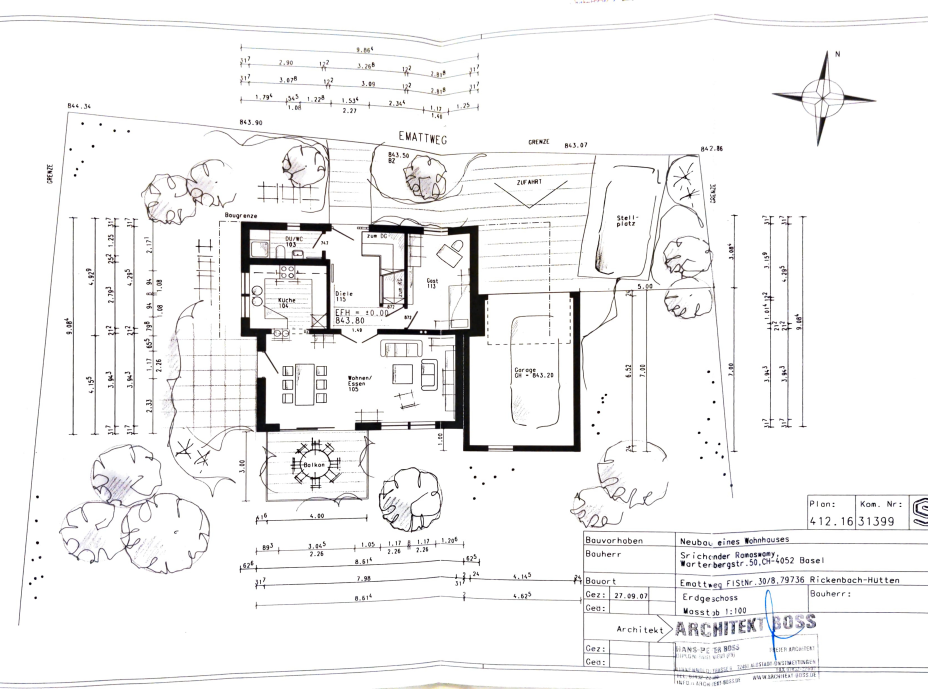
#> input picture data/dataset/house-22/house-22-floorplan-eg.jpg, 4636 x 3445 px, found by its file name (shown at 1/5 size)
$ python dump_close_mask.py
#> lines starting #> are read from the running program, lines starting #| are printed output that depends on the picture; after the words box and inside, x2 and y2 are one past the last pixel; in counts of white or black regions, pixels touching at a corner belong together
### api/corner_detect.py
"""Wall corner / junction detection helper (classic CV positional prior).

Per project rules, classic CV is allowed ONLY as a positional prior /
cross-check that proposes candidate coordinates; the vision-LLM agent
remains the authoritative judge of which candidates are real walls and
how to connect them.

The core idea: hand-drawn floorplans have THICK wall strokes (~10-18px)
and THIN annotation lines (~1-3px: dimensions, furniture, hatching).
A morphological OPEN with a kernel sized ~min_wall_px erases the thin
lines while preserving thick walls. Polygon-approximated contour
vertices of the surviving wall mask are returned as candidate corners,
in FULL-image source-pixel coordinates.
"""
from __future__ import annotations

from typing import Optional

import numpy as np
from PIL import Image

try:
    import cv2
except Exception as exc:  # pragma: no cover - hard dependency
    raise RuntimeError("corner_detect requires opencv (cv2)") from exc


def _to_gray_array(image: Image.Image, region) -> tuple[np.ndarray, int, int]:
    """Return (grayscale uint8 array, offset_x, offset_y) for the working area.

    Works at native resolution within the region (no downscale) so corner
    coordinates stay pixel-accurate.
    """
    if region is not None:
        x0, y0, x1, y1 = region
        x0, x1 = sorted((int(x0), int(x1)))
        y0, y1 = sorted((int(y0), int(y1)))
        x0 = max(0, x0)
        y0 = max(0, y0)
        x1 = min(image.width, x1)
        y1 = min(image.height, y1)
        crop = image.crop((x0, y0, x1, y1))
        ox, oy = x0, y0
    else:
        crop = image
        ox, oy = 0, 0
    gray = np.asarray(crop.convert("L"), dtype=np.uint8)
    return gray, ox, oy


# [264 lines left out: functions _wall_mask, _cluster_points, detect_wall_outline, detect_wall_corners, check_corner, not called in this run]

### scripts/dump_close_mask.py
"""Render the wall-ink mask with/without CLOSE so a human/vision-LLM can
verify the CLOSE reconstructs walls (not merges furniture/rooms).
Writes /tmp/mask_close0.png and /tmp/mask_close41.png. Pure.
"""
import cv2
import numpy as np
from PIL import Image
from api.corner_detect import _to_gray_array


def mask(gray, min_wall_px, close_k):
    _, binary = cv2.threshold(gray, 0, 255, cv2.THRESH_BINARY_INV + cv2.THRESH_OTSU)
    k = max(3, min_wall_px)
    ink = cv2.morphologyEx(binary, cv2.MORPH_OPEN,
                           cv2.getStructuringElement(cv2.MORPH_ELLIPSE, (k, k)))
    if close_k > 0:
        ink = cv2.morphologyEx(ink, cv2.MORPH_CLOSE,
                               cv2.getStructuringElement(cv2.MORPH_ELLIPSE, (close_k, close_k)))
    return ink


def main():
    img = Image.open("data/dataset/house-22/house-22-floorplan-eg.jpg").convert("RGB")
#> img is the input picture: PIL image 4636x3445 RGB; mean R, G, B 243.2, 242.8, 242.8
    gray, _, _ = _to_gray_array(img, None)
    for ck in [0, 41]:
        m = mask(gray, 8, ck)
        # downscale for quick viewing
        small = Image.fromarray(m).resize((1100, int(1100 * m.shape[0] / m.shape[1])))
        small.save(f"/tmp/mask_close{ck}.png")
#> this loop made 2 passes
#> pass 1, in mask, `_, binary = cv2.threshold(gray, 0, 255, cv2.THRESH_BINARY_INV + cv2.TH..`:
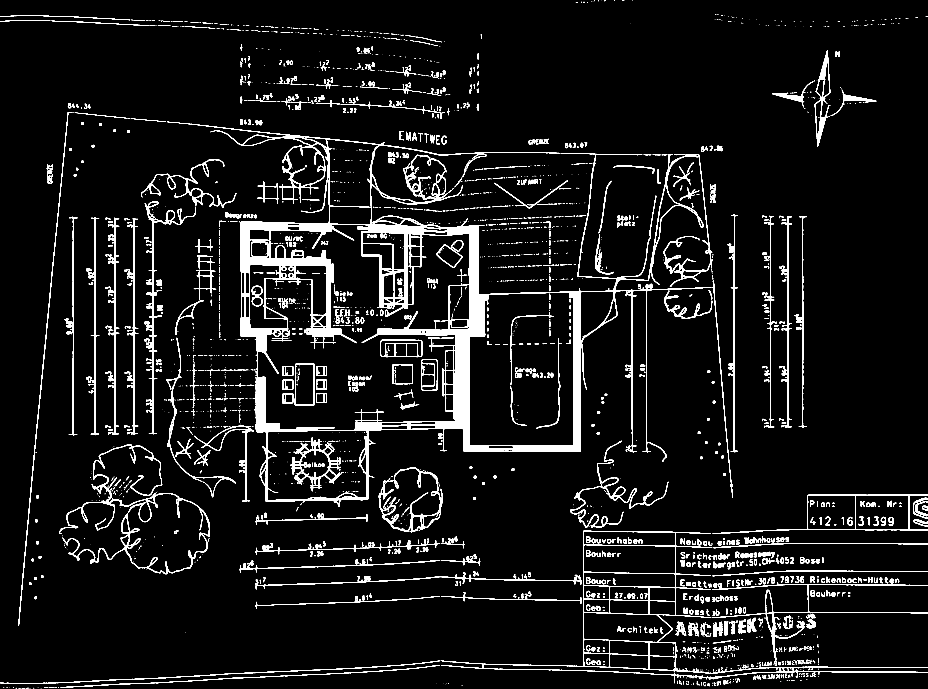
#> binary: shape (3445, 4636) (shown at 1/5 size); 5.4% white; 3289 white regions (1870 under 20 px), largest, box (x1, y1, x2, y2) and area: (835, 609, 3562, 2535) 365643, (2203, 2654, 4636, 3414) 33659, (295, 2222, 1049, 2871) 24772
#> pass 1, in mask, `ink = cv2.morphologyEx(binary, cv2.MORPH_OPEN, cv2.getStructuringEleme..`:
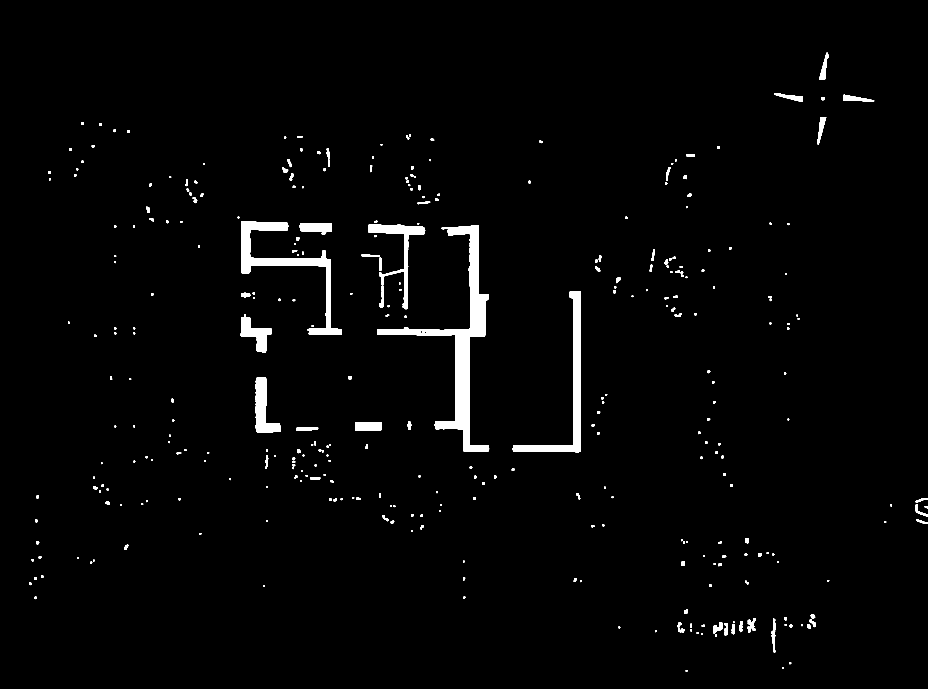
#> ink: shape (3445, 4636) (shown at 1/5 size); 1.9% white; 355 white regions, largest, box (x1, y1, x2, y2) and area: (2173, 1127, 2446, 2259) 84897, (1205, 1107, 1709, 1674) 46194, (2561, 1456, 2905, 2261) 38468
#> pass 1, in main, `small = Image.fromarray(m).resize((1100, int(1100 * m.shape[0] / m.sha..`:
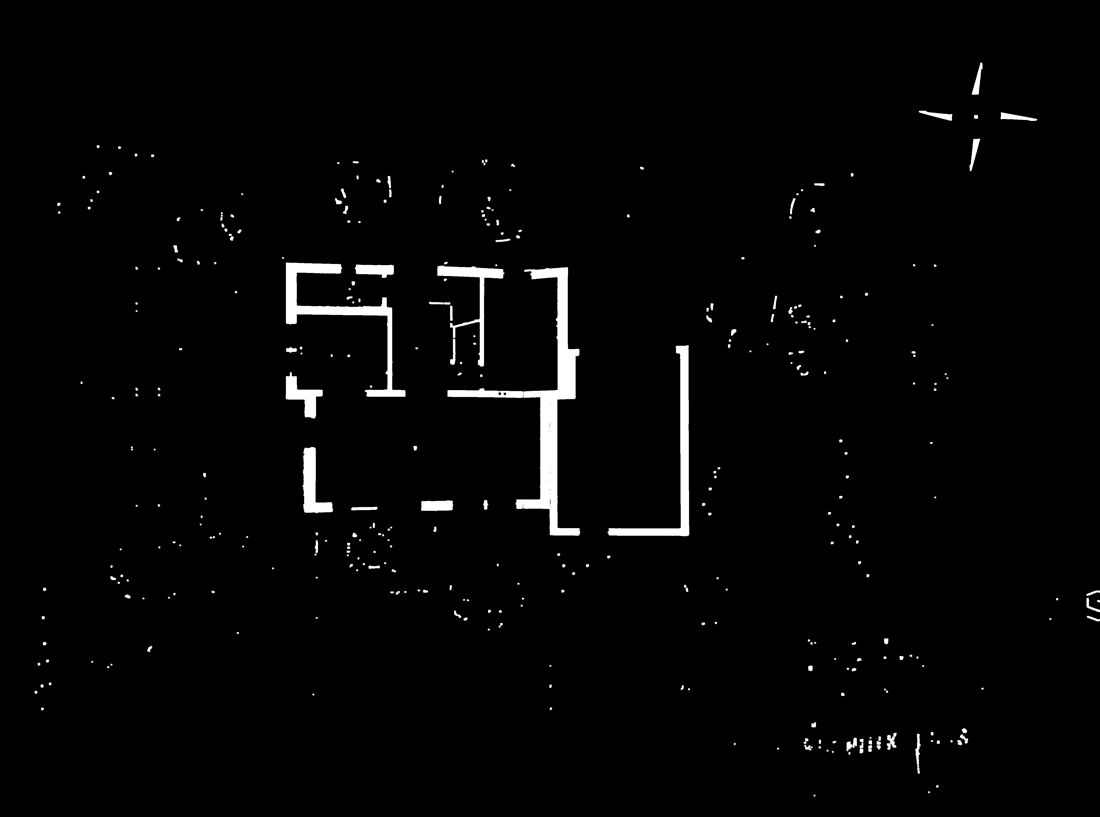
#> small: PIL image 1100x817 L; min 0, max 255, mean 4.9
#> pass 2, in mask (call 2), `ink = cv2.morphologyEx(ink, cv2.MORPH_CLOSE, cv2.getStructuringElement..`:
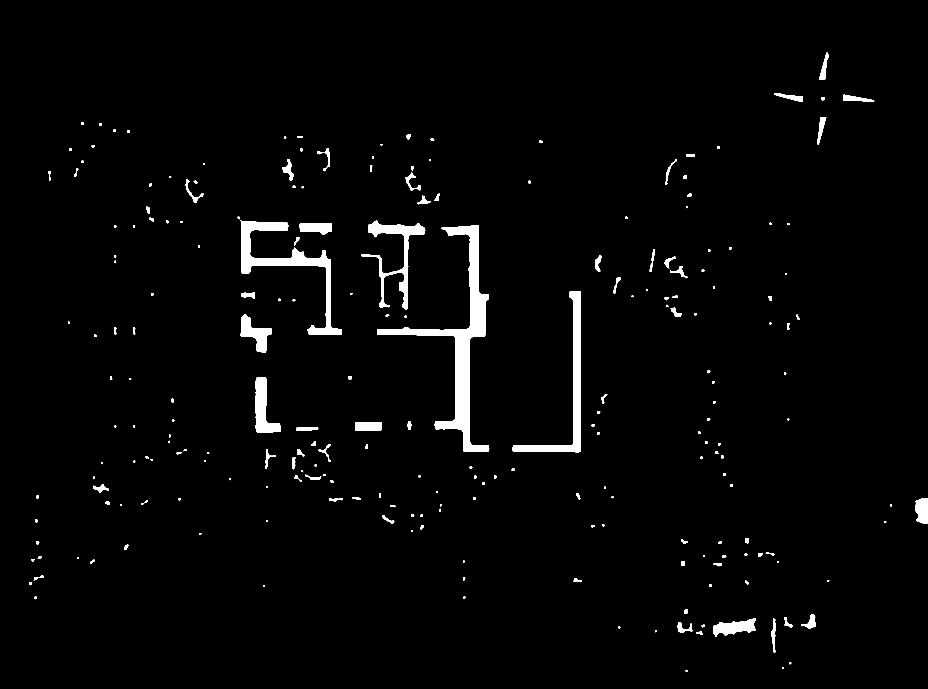
#> ink: shape (3445, 4636) (shown at 1/5 size); 2.1% white; 229 white regions (1 under 20 px), largest, box (x1, y1, x2, y2) and area: (1886, 1127, 2446, 2259) 95437, (1202, 1100, 1709, 1674) 49708, (2561, 1456, 2905, 2261) 38638


if __name__ == "__main__":
    main()

$ run again, with data/dataset/house-22/house-22-ansicht-nord.jpg copied over data/dataset/house-22/house-22-floorplan-eg.jpg
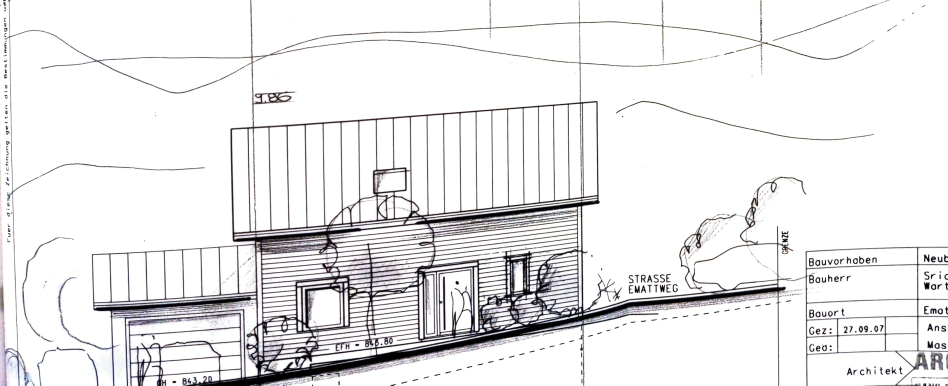
#> input picture data/dataset/house-22/house-22-ansicht-nord.jpg, 1896 x 771 px, found by its file name (shown at 1/2 size)
#> in main, img is the input picture: PIL image 1896x771 RGB; mean R, G, B 234.1, 233.4, 234.3
#> the loop in main, `for ck in [0, 41]:` made 2 passes
#> pass 1, in mask, `_, binary = cv2.threshold(gray, 0, 255, cv2.THRESH_BINARY_INV + cv2.TH..`:
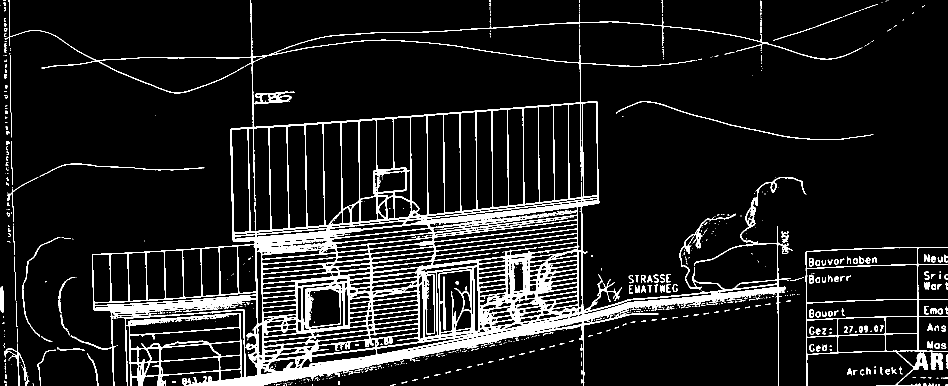
#> binary: shape (771, 1896) (shown at 1/2 size); 10% white; 765 white regions (580 under 20 px), largest, box (x1, y1, x2, y2) and area: (9, 0, 1725, 771) 123840, (1610, 494, 1896, 771) 4826, (1232, 202, 1747, 280) 900
#> pass 2, in mask (call 2), `ink = cv2.morphologyEx(ink, cv2.MORPH_CLOSE, cv2.getStructuringElement..`:
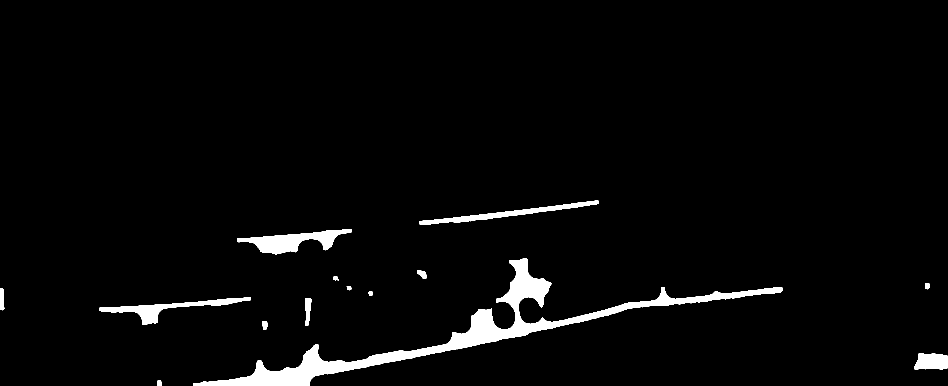
#> ink: shape (771, 1896) (shown at 1/2 size); 3.1% white; 14 white regions, largest, box (x1, y1, x2, y2) and area: (386, 516, 1566, 771) 29677, (474, 458, 704, 509) 4980, (199, 594, 502, 650) 3867

$ run again, with data/dataset/house-22/house-22-ansicht-ost.jpg copied over data/dataset/house-22/house-22-floorplan-eg.jpg
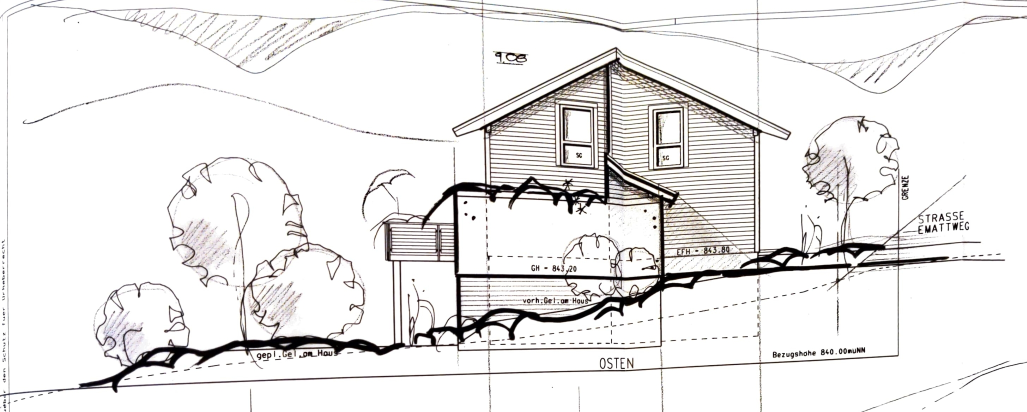
#> input picture data/dataset/house-22/house-22-ansicht-ost.jpg, 2053 x 824 px, found by its file name (shown at 1/2 size)
#> in main, img is the input picture: PIL image 2053x824 RGB; mean R, G, B 235.1, 233.9, 233.5
#> the loop in main, `for ck in [0, 41]:` made 2 passes
#> pass 1, in mask, `_, binary = cv2.threshold(gray, 0, 255, cv2.THRESH_BINARY_INV + cv2.TH..`:
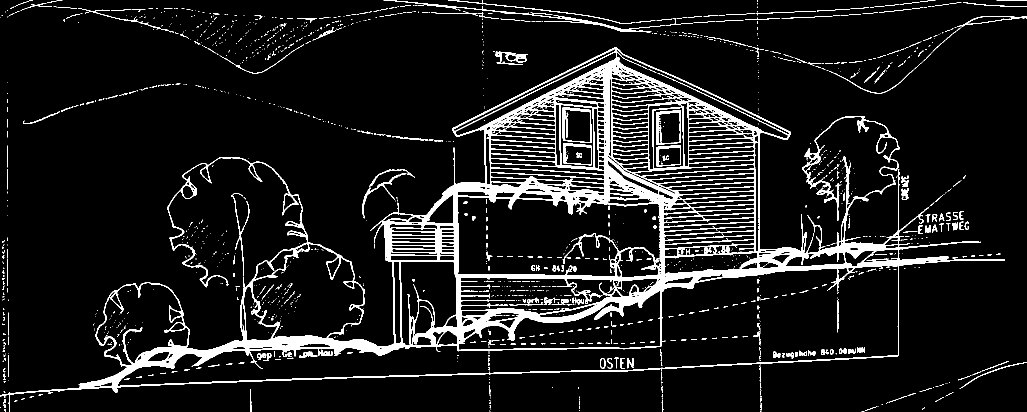
#> binary: shape (824, 2053) (shown at 1/2 size); 9% white; 1665 white regions (1407 under 20 px), largest, box (x1, y1, x2, y2) and area: (0, 94, 2010, 824) 125263, (767, 0, 1331, 64) 1621, (1125, 214, 1183, 286) 961
#> pass 2, in mask (call 2), `ink = cv2.morphologyEx(ink, cv2.MORPH_CLOSE, cv2.getStructuringElement..`:
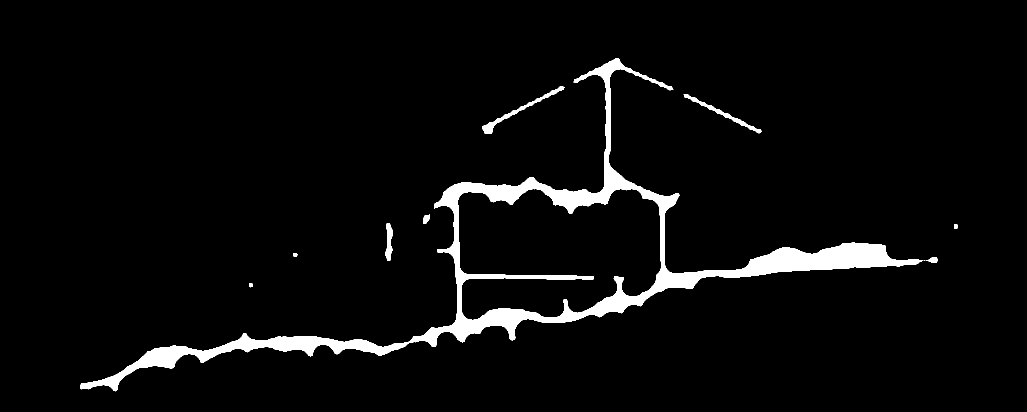
#> ink: shape (824, 2053) (shown at 1/2 size); 4.1% white; 10 white regions (1 under 20 px), largest, box (x1, y1, x2, y2) and area: (160, 116, 1847, 783) 66179, (965, 173, 1129, 268) 1463, (1367, 188, 1523, 267) 1166

$ run again, with data/dataset/house-22/house-22-ansicht-sued.jpg copied over data/dataset/house-22/house-22-floorplan-eg.jpg
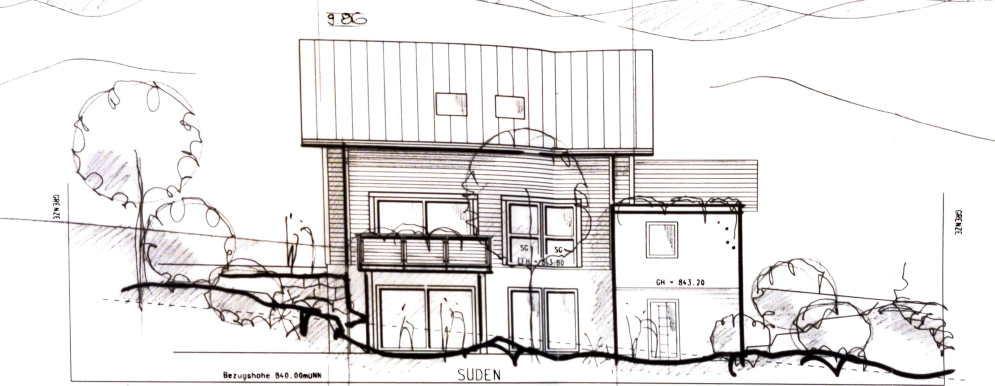
#> input picture data/dataset/house-22/house-22-ansicht-sued.jpg, 1990 x 772 px, found by its file name (shown at 1/2 size)
#> in main, img is the input picture: PIL image 1990x772 RGB; mean R, G, B 232.1, 229.8, 229.6
#> the loop in main, `for ck in [0, 41]:` made 2 passes
#> pass 1, in mask, `_, binary = cv2.threshold(gray, 0, 255, cv2.THRESH_BINARY_INV + cv2.TH..`:
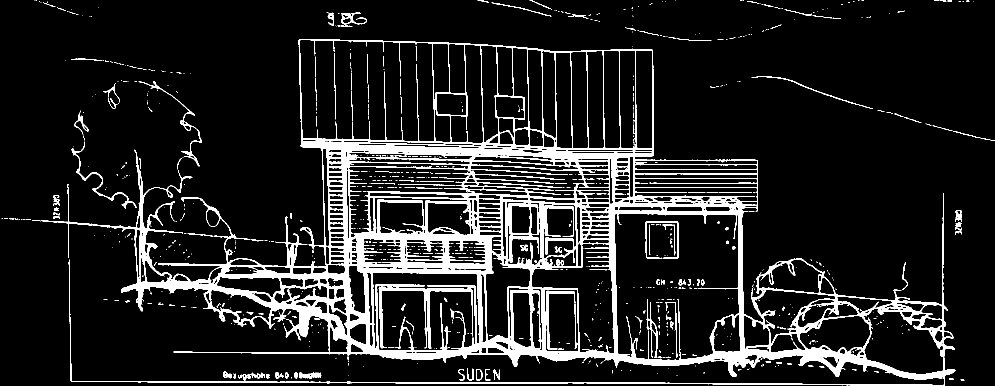
#> binary: shape (772, 1990) (shown at 1/2 size); 11.4% white; 819 white regions (675 under 20 px), largest, box (x1, y1, x2, y2) and area: (82, 78, 1911, 772) 154892, (757, 575, 946, 697) 2769, (143, 283, 273, 418) 894
#> after the loop in main, `for ck in [0, 41]:`:
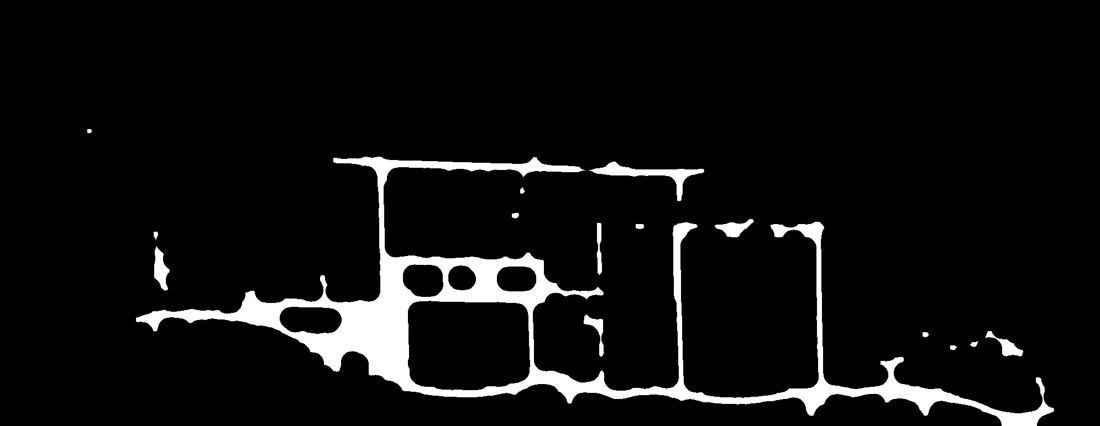
#> small: PIL image 1100x426 L; min 0, max 255, mean 15.8
